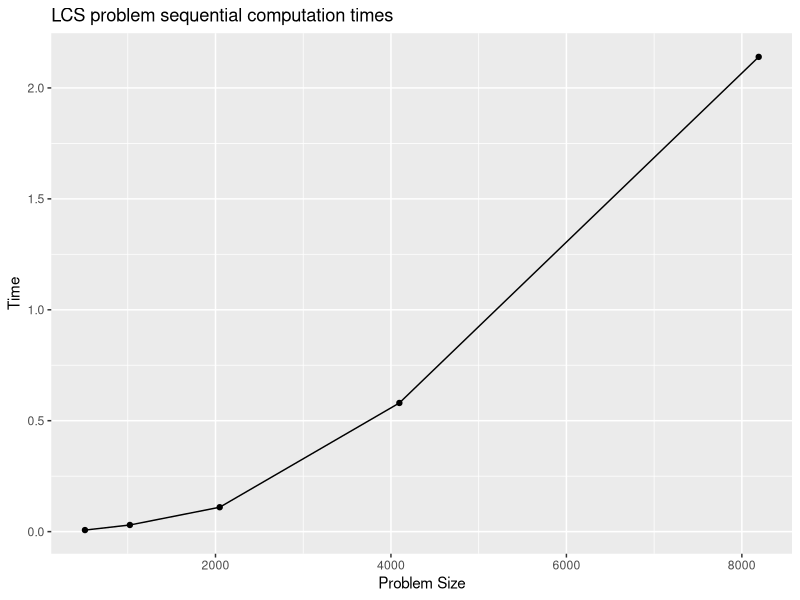

This figure's R source:
library(ggplot2)
bsp4 = read.csv("seq.csv")

##ggplot(melt(households, id="Year"),       
##              aes(x=Year, y=value, color=variable)) +
##  geom <- line(size=2) + geom <- point(size=5) +  
##    ylab("Percentage of Households")

ggplot(data=bsp4, aes(x = problemSize, y = Time)) + geom_line() + geom_point() + xlab("Problem Size") + ylab("Time") + ggtitle("LCS problem sequential computation times")
